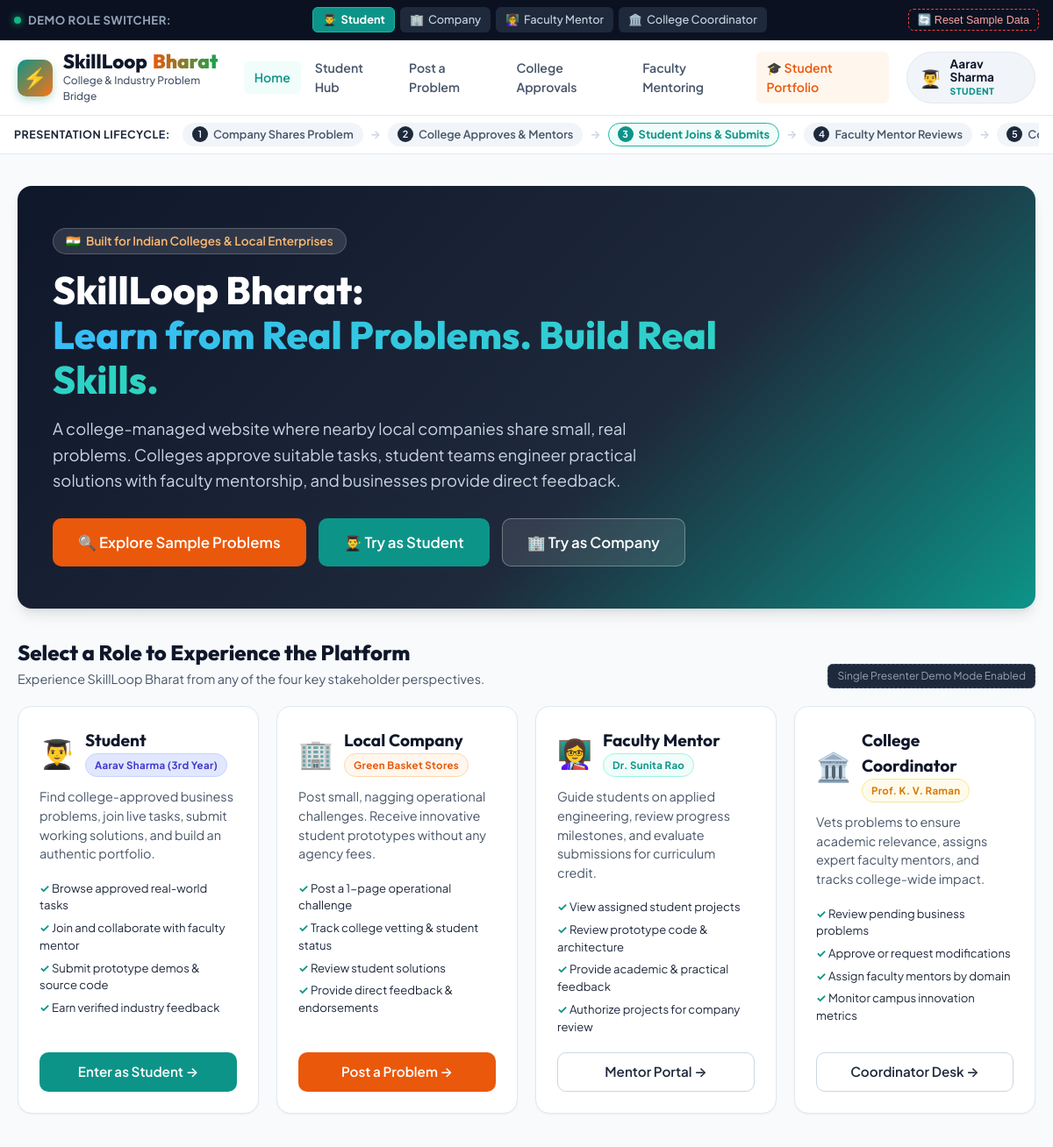
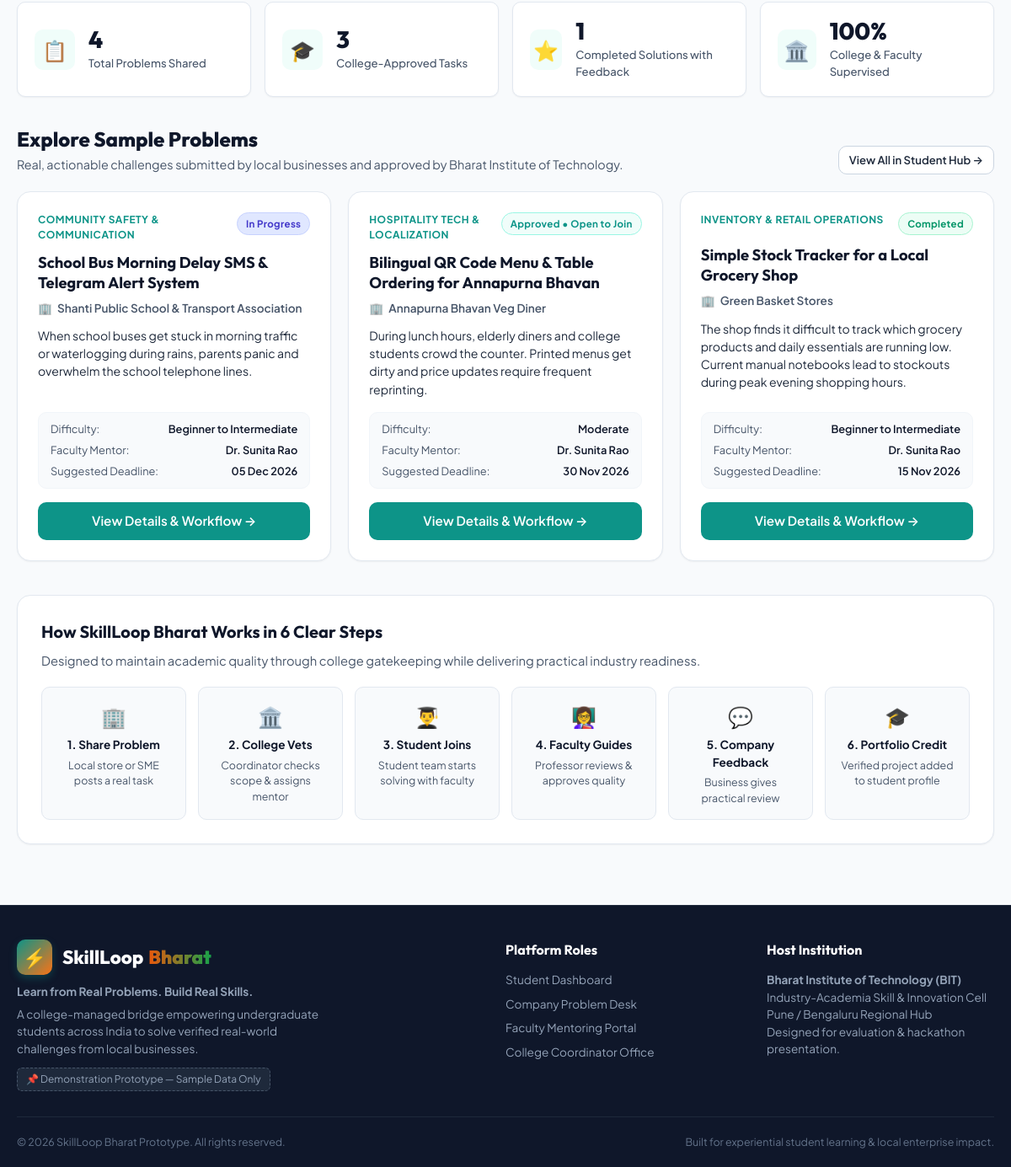
The page / on the database its author committed (2 pictures, top to bottom).
### tables this page shows
CREATE TABLE problems (
        id INTEGER PRIMARY KEY AUTOINCREMENT,
        title TEXT NOT NULL,
        company_name TEXT NOT NULL,
        company_contact TEXT,
        topic TEXT NOT NULL,
        difficulty TEXT DEFAULT 'Moderate',
        description TEXT NOT NULL,
        student_task TEXT NOT NULL,
        expected_result TEXT NOT NULL,
        required_skills TEXT NOT NULL,
        deadline TEXT NOT NULL,
        status TEXT NOT NULL, -- 'Pending Approval', 'Needs Changes', 'Approved', 'In Progress', 'Submitted', 'Reviewed', 'Completed', 'Rejected'
        faculty_mentor_id INTEGER,
        faculty_mentor_name TEXT,
        assigned_student_id INTEGER,
        assigned_student_name TEXT,
        coordinator_notes TEXT,
        created_at TIMESTAMP DEFAULT CURRENT_TIMESTAMP
    );

### app.py (the view)
@app.route("/")
def index():
    db = get_db()
    cursor = db.cursor()
    cursor.execute("SELECT COUNT(*) FROM problems WHERE status IN ('Approved', 'In Progress', 'Submitted', 'Reviewed', 'Completed')")
    approved_count = cursor.fetchone()[0]
    cursor.execute("SELECT COUNT(*) FROM problems WHERE status = 'Completed'")
    completed_count = cursor.fetchone()[0]
    cursor.execute("SELECT COUNT(*) FROM problems")
    total_count = cursor.fetchone()[0]
    cursor.execute("""
        SELECT * FROM problems
        WHERE status IN ('Approved', 'In Progress', 'Completed')
        ORDER BY id DESC LIMIT 3
    """)
    sample_problems = cursor.fetchall()
    return render_template("index.html",
                           approved_count=approved_count,
                           completed_count=completed_count,
                           total_count=total_count,
                           sample_problems=sample_problems)

### app.py (called while the page is built)
def get_db():
    db = getattr(g, "_database", None)
    if db is None:
        db = g._database = sqlite3.connect(DB_PATH)
        db.row_factory = sqlite3.Row
    return db

@app.teardown_appcontext
def close_connection(exception):
    db = getattr(g, "_database", None)
    if db is not None:
        db.close()

@app.context_processor
def inject_globals():
    role = session.get("role", "student")
    user = DEMO_USERS.get(role, DEMO_USERS["student"])
    return {
        "current_user": user,
        "active_role": role,
        "all_roles": DEMO_USERS,
        "faculty_list": DEMO_FACULTY_LIST,
        "now_date": date.today().strftime("%d %b %Y")
    }

### templates/index.html (shortened to what this page needs)
{% extends "base.html" %}
{% block content %}
<section class="hero-section">
    <div class="hero-tag">
        <span>🇮🇳</span> Built for Indian Colleges & Local Enterprises
    </div>
    <h1 class="hero-title">
        SkillLoop Bharat: <br>
        <span class="highlight">Learn from Real Problems. Build Real Skills.</span>
    </h1>
    <p class="hero-subtitle">
        A college-managed website where nearby local companies share small, real problems.
        Colleges approve suitable tasks, student teams engineer practical solutions with faculty mentorship, and businesses provide direct feedback.
    </p>
    <div class="hero-cta-group">
        <a href="#explore-problems" class="btn btn-accent btn-lg">🔍 Explore Sample Problems</a>
        <a href="{{ url_for('switch_role', role='student') }}" class="btn btn-primary btn-lg">👨‍🎓 Try as Student</a>
        <a href="{{ url_for('switch_role', role='company') }}" class="btn btn-outline-white btn-lg">🏢 Try as Company</a>
    </div>
</section>
<section class="section-container" style="margin-bottom: 40px;">
    <div class="section-header">
        <div>
            <h2 class="section-title">Select a Role to Experience the Platform</h2>
            <p class="section-desc">Experience SkillLoop Bharat from any of the four key stakeholder perspectives.</p>
        </div>
        <div class="demo-badge-pill">Single Presenter Demo Mode Enabled</div>
    </div>
    <div class="roles-grid">
        <div class="role-card">
            <div>
                <div class="role-card-header">
                    <span class="role-card-icon">👨‍🎓</span>
                    <div>
                        <div class="role-card-title">Student</div>
                        <span class="badge badge-in-progress">Aarav Sharma (3rd Year)</span>
                    </div>
                </div>
                <p class="role-card-desc">Find college-approved business problems, join live tasks, submit working solutions, and build an authentic portfolio.</p>
                <ul class="role-card-features">
                    <li>Browse approved real-world tasks</li>
                    <li>Join and collaborate with faculty mentor</li>
                    <li>Submit prototype demos & source code</li>
                    <li>Earn verified industry feedback</li>
                </ul>
            </div>
            <a href="{{ url_for('switch_role', role='student') }}" class="btn btn-primary">Enter as Student →</a>
        </div>
        <div class="role-card">
            <div>
                <div class="role-card-header">
                    <span class="role-card-icon">🏢</span>
                    <div>
                        <div class="role-card-title">Local Company</div>
                        <span class="badge badge-reviewed">Green Basket Stores</span>
                    </div>
                </div>
                <p class="role-card-desc">Post small, nagging operational challenges. Receive innovative student prototypes without any agency fees.</p>
                <ul class="role-card-features">
                    <li>Post a 1-page operational challenge</li>
                    <li>Track college vetting & student status</li>
                    <li>Review student solutions</li>
                    <li>Provide direct feedback & endorsements</li>
                </ul>
            </div>
            <a href="{{ url_for('switch_role', role='company') }}" class="btn btn-accent">Post a Problem →</a>
        </div>
        <div class="role-card">
            <div>
                <div class="role-card-header">
                    <span class="role-card-icon">👩‍🏫</span>
                    <div>
                        <div class="role-card-title">Faculty Mentor</div>
                        <span class="badge badge-approved">Dr. Sunita Rao</span>
                    </div>
                </div>
                <p class="role-card-desc">Guide students on applied engineering, review progress milestones, and evaluate submissions for curriculum credit.</p>
                <ul class="role-card-features">
                    <li>View assigned student projects</li>
                    <li>Review prototype code & architecture</li>
                    <li>Provide academic & practical feedback</li>
                    <li>Authorize projects for company review</li>
                </ul>
            </div>
            <a href="{{ url_for('switch_role', role='faculty') }}" class="btn btn-secondary">Mentor Portal →</a>
        </div>
        <div class="role-card">
            <div>
                <div class="role-card-header">
                    <span class="role-card-icon">🏛️</span>
                    <div>
                        <div class="role-card-title">College Coordinator</div>
                        <span class="badge badge-pending">Prof. K. V. Raman</span>
                    </div>
                </div>
                <p class="role-card-desc">Vets problems to ensure academic relevance, assigns expert faculty mentors, and tracks college-wide impact.</p>
                <ul class="role-card-features">
                    <li>Review pending business problems</li>
                    <li>Approve or request modifications</li>
                    <li>Assign faculty mentors by domain</li>
                    <li>Monitor campus innovation metrics</li>
                </ul>
            </div>
            <a href="{{ url_for('switch_role', role='coordinator') }}" class="btn btn-secondary">Coordinator Desk →</a>
        </div>
    </div>
</section>
<div class="stats-grid">
    <div class="stat-card">
        <div class="stat-icon">📋</div>
        <div>
            <div class="stat-val">{{ total_count }}</div>
            <div class="stat-lbl">Total Problems Shared</div>
        </div>
    </div>
    <div class="stat-card">
        <div class="stat-icon">🎓</div>
        <div>
            <div class="stat-val">{{ approved_count }}</div>
            <div class="stat-lbl">College-Approved Tasks</div>
        </div>
    </div>
    <div class="stat-card">
        <div class="stat-icon">⭐</div>
        <div>
            <div class="stat-val">{{ completed_count }}</div>
            <div class="stat-lbl">Completed Solutions with Feedback</div>
        </div>
    </div>
    <div class="stat-card">
        <div class="stat-icon">🏛️</div>
        <div>
            <div class="stat-val">100%</div>
            <div class="stat-lbl">College & Faculty Supervised</div>
        </div>
    </div>
</div>
<section id="explore-problems" class="section-container">
    <div class="section-header">
        <div>
            <h2 class="section-title">Explore Sample Problems</h2>
            <p class="section-desc">Real, actionable challenges submitted by local businesses and approved by Bharat Institute of Technology.</p>
        </div>
        <a href="{{ url_for('student_dashboard') }}" class="btn btn-sm btn-secondary">View All in Student Hub →</a>
    </div>
    <div class="problems-grid">
        {% for prob in sample_problems %}
        <div class="problem-card">
            <div class="problem-card-top">
                <span class="problem-topic">{{ prob.topic }}</span>
                {% if prob.status == 'Approved' %}
                    <span class="badge badge-approved">Approved • Open to Join</span>
                {% elif prob.status == 'In Progress' %}
                    <span class="badge badge-in-progress">In Progress</span>
                {% elif prob.status == 'Completed' %}
                    <span class="badge badge-completed">Completed</span>
                {% else %}
                    <span class="badge badge-pending">{{ prob.status }}</span>
                {% endif %}
            </div>
            <h3 class="problem-card-title">{{ prob.title }}</h3>
            <div class="problem-company">
                <span>🏢</span> {{ prob.company_name }}
            </div>
            <p class="problem-desc">{{ prob.description }}</p>
            <div class="problem-meta">
                <div class="meta-item">
                    <span class="meta-label">Difficulty:</span>
                    <span class="meta-value">{{ prob.difficulty }}</span>
                </div>
                <div class="meta-item">
                    <span class="meta-label">Faculty Mentor:</span>
                    <span class="meta-value">{{ prob.faculty_mentor_name or 'To be assigned' }}</span>
                </div>
                <div class="meta-item">
                    <span class="meta-label">Suggested Deadline:</span>
                    <span class="meta-value">{{ prob.deadline }}</span>
                </div>
            </div>
            <div class="problem-card-actions">
                <a href="{{ url_for('problem_detail', problem_id=prob.id) }}" class="btn btn-primary" style="flex: 1;">
                    View Details & Workflow →
                </a>
            </div>
        </div>
        {% endfor %}
    </div>
</section>
<section class="card" style="margin-top: 40px; background: #ffffff;">
    <h3 class="card-title">How SkillLoop Bharat Works in 6 Clear Steps</h3>
    <p style="color: var(--slate-600); font-size: 0.92rem; margin-bottom: 20px;">
        Designed to maintain academic quality through college gatekeeping while delivering practical industry readiness.
    </p>
    <div style="display: grid; grid-template-columns: repeat(auto-fit, minmax(170px, 1fr)); gap: 14px; text-align: center;">
        <div style="background: var(--slate-50); padding: 16px; border-radius: var(--radius-md); border: 1px solid var(--slate-200);">
            <div style="font-size: 1.5rem; margin-bottom: 6px;">🏢</div>
            <div style="font-weight: 700; font-size: 0.85rem; color: var(--navy-900);">1. Share Problem</div>
            <div style="font-size: 0.78rem; color: var(--slate-600); margin-top: 4px;">Local store or SME posts a real task</div>
        </div>
        <div style="background: var(--slate-50); padding: 16px; border-radius: var(--radius-md); border: 1px solid var(--slate-200);">
            <div style="font-size: 1.5rem; margin-bottom: 6px;">🏛️</div>
            <div style="font-weight: 700; font-size: 0.85rem; color: var(--navy-900);">2. College Vets</div>
            <div style="font-size: 0.78rem; color: var(--slate-600); margin-top: 4px;">Coordinator checks scope & assigns mentor</div>
        </div>
        <div style="background: var(--slate-50); padding: 16px; border-radius: var(--radius-md); border: 1px solid var(--slate-200);">
            <div style="font-size: 1.5rem; margin-bottom: 6px;">👨‍🎓</div>
            <div style="font-weight: 700; font-size: 0.85rem; color: var(--navy-900);">3. Student Joins</div>
            <div style="font-size: 0.78rem; color: var(--slate-600); margin-top: 4px;">Student team starts solving with faculty</div>
        </div>
        <div style="background: var(--slate-50); padding: 16px; border-radius: var(--radius-md); border: 1px solid var(--slate-200);">
            <div style="font-size: 1.5rem; margin-bottom: 6px;">👩‍🏫</div>
            <div style="font-weight: 700; font-size: 0.85rem; color: var(--navy-900);">4. Faculty Guides</div>
            <div style="font-size: 0.78rem; color: var(--slate-600); margin-top: 4px;">Professor reviews & approves quality</div>
        </div>
        <div style="background: var(--slate-50); padding: 16px; border-radius: var(--radius-md); border: 1px solid var(--slate-200);">
            <div style="font-size: 1.5rem; margin-bottom: 6px;">💬</div>
            <div style="font-weight: 700; font-size: 0.85rem; color: var(--navy-900);">5. Company Feedback</div>
            <div style="font-size: 0.78rem; color: var(--slate-600); margin-top: 4px;">Business gives practical review</div>
        </div>
        <div style="background: var(--slate-50); padding: 16px; border-radius: var(--radius-md); border: 1px solid var(--slate-200);">
            <div style="font-size: 1.5rem; margin-bottom: 6px;">🎓</div>
            <div style="font-weight: 700; font-size: 0.85rem; color: var(--navy-900);">6. Portfolio Credit</div>
            <div style="font-size: 0.78rem; color: var(--slate-600); margin-top: 4px;">Verified project added to student profile</div>
        </div>
    </div>
</section>
{% endblock %}

### rows shown on the page
problems: topic "COMMUNITY SAFETY & COMMUNICATION", status "In Progress", title "School Bus Morning Delay SMS & Telegram Alert System", company_name "Shanti Public School & Transport Association", description "When school buses get stuck in morning traffic or waterlogging during rains, parents panic and overwhelm the school telephone lines.", difficulty "Beginner to Intermediate", faculty_mentor_name "Dr. Sunita Rao", deadline "05 Dec 2026"
problems: topic "HOSPITALITY TECH & LOCALIZATION", status "Approved • Open to Join", title "Bilingual QR Code Menu & Table Ordering for Annapurna Bhavan", company_name "Annapurna Bhavan Veg Diner", description "During lunch hours, elderly diners and college students crowd the counter. Printed menus get dirty and price updates require frequent reprinting.", difficulty "Moderate", faculty_mentor_name "Dr. Sunita Rao", deadline "30 Nov 2026"
problems: topic "INVENTORY & RETAIL OPERATIONS", status "Completed", title "Simple Stock Tracker for a Local Grocery Shop", company_name "Green Basket Stores", description "The shop finds it difficult to track which grocery products and daily essentials are running low. Current manual notebooks lead to stockouts during peak evening shopping hours.", difficulty "Beginner to Intermediate", faculty_mentor_name "Dr. Sunita Rao", deadline "15 Nov 2026"

### other values the page prints
{{ current_user.avatar }} "👨‍🎓"
{{ current_user.name }} "Aarav Sharma"
{{ active_role | upper }} "STUDENT"
{{ total_count }} "4"
{{ approved_count }} "3"
{{ completed_count }} "1"
